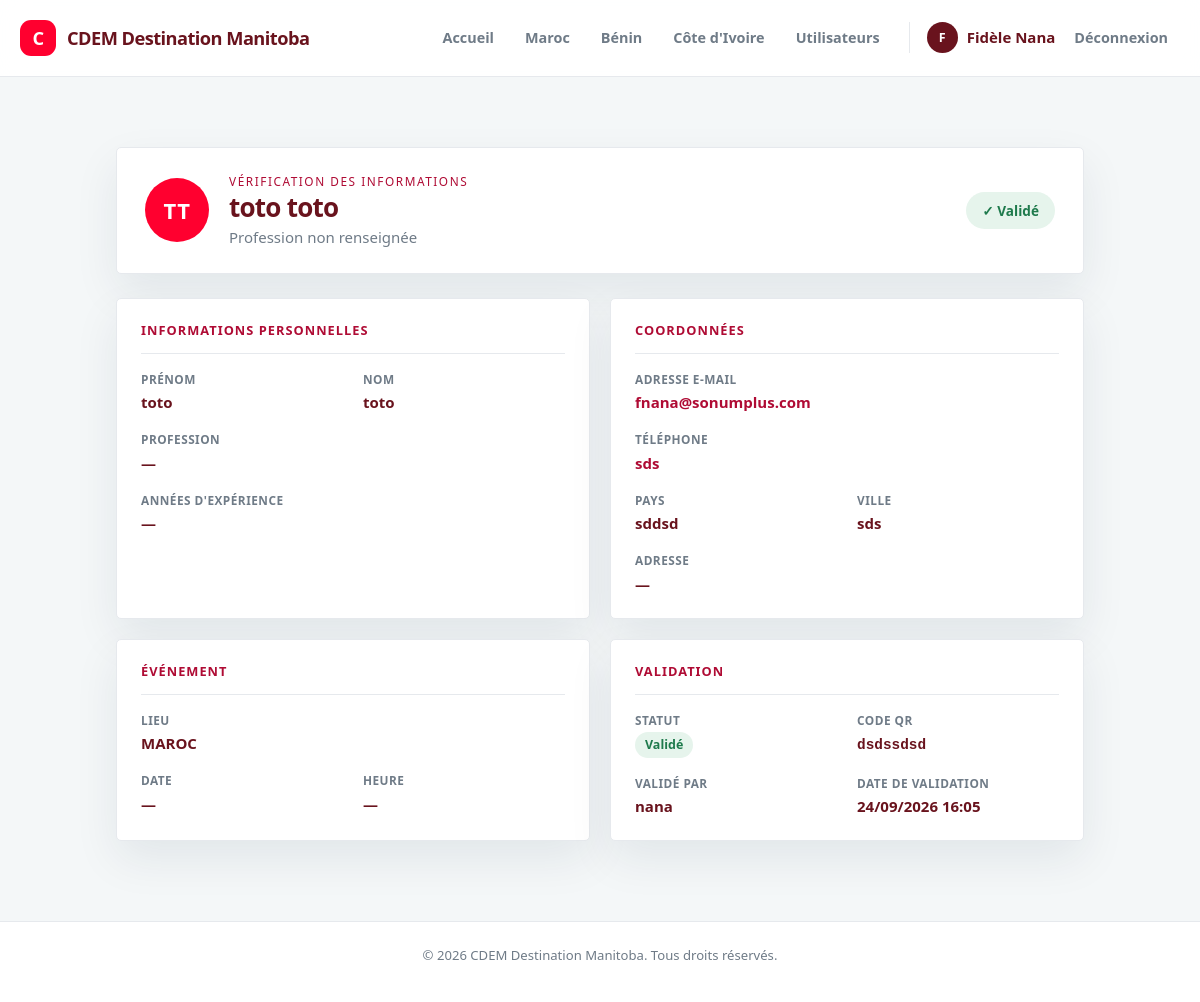
/client/details/2 (signed in), run on the app's committed database.
### accounts/models.py (models this page shows)
class CustomUser(AbstractUser):
    profil = models.CharField(max_length=50, blank=True, null=True)

### client/models.py (models this page shows, shortened)
class Client(models.Model):
    first_name = models.CharField(max_length=50)
    last_name = models.CharField(max_length=50)
    email = models.EmailField(blank=True, null=True)
    phone = models.CharField(blank=True, null=True, max_length=50)
    country = models.CharField(blank=True, null=True, max_length=50)
    city = models.CharField(blank=True, null=True, max_length=50)
    occupation = models.CharField(blank=True, null=True, max_length=500)
    address = models.CharField(blank=True, null=True, max_length=500)
    event_location = models.CharField(blank=True, null=True, max_length=100)
    event_date = models.DateField(blank=True, null=True)
    event_time = models.TimeField(blank=True, null=True)
    validated=models.BooleanField(default=False)
    validation_datetime = models.DateTimeField(blank=True, null=True)
    valided_by = models.CharField(blank=True, null=True, max_length=50)
    qrcode = models.CharField(blank=True, null=True, max_length=50)
    year_of_experience=models.CharField(blank=True, null=True, max_length=50)

### client/views.py (the view)
# urls.py: path("details/<int:pk>", views.details, name="details"),
def details(request,pk):
    if request.user.is_authenticated:
        try:
            client=Client.objects.get(pk=pk)
            context = {'client':client}
            return render(request, 'client/details.html', context)
        except Client.DoesNotExist:
            context = {'client':None}
            return redirect('list')
    return redirect('home')

### templates/client/details.html (shortened to what this page needs)
{% extends 'home/base.html' %}
{% block content %}
<main class="verification">
    <header class="verification__header">
        <div class="avatar">{{ client.first_name|first|upper }}{{ client.last_name|first|upper }}
        </div>
        <div class="identity">
            <p class="identity__label">Vérification des informations</p>
            <h1 class="identity__name">{{ client.first_name }} {{ client.last_name }}</h1>
            <p class="identity__sub">{{ client.occupation|default:"Profession non renseignée" }}</p>
        </div>
        {% if client.validated %}
            <span class="badge badge--valid">&#10003; Validé</span>
        {% else %}
            <span class="badge badge--pending">&#9679; En attente</span>
        {% endif %}
    </header>
    <div class="verification__grid">
        <section class="card">
            <h2 class="card__title">Informations personnelles</h2>
            <dl class="fields">
                <div class="field">
                    <dt>Prénom</dt>
                    <dd>{{ client.first_name }}</dd>
                </div>
                <div class="field">
                    <dt>Nom</dt>
                    <dd>{{ client.last_name }}</dd>
                </div>
                <div class="field field--full">
                    <dt>Profession</dt>
                    <dd>{{ client.occupation|default:"—" }}</dd>
                </div>
                <div class="field field--full">
                    <dt>Années d'expérience</dt>
                    <dd>{{ client.year_of_experience|default:"—" }}</dd>
                </div>
            </dl>
        </section>
        <section class="card">
            <h2 class="card__title">Coordonnées</h2>
            <dl class="fields">
                <div class="field field--full">
                    <dt>Adresse e-mail</dt>
                    <dd>
                        {% if client.email %}
                            <a href="mailto:{{ client.email }}">{{ client.email }}</a>
                        {% else %}—{% endif %}
                    </dd>
                </div>
                <div class="field field--full">
                    <dt>Téléphone</dt>
                    <dd>
                        {% if client.phone %}
                            <a href="tel:{{ client.phone }}">{{ client.phone }}</a>
                        {% else %}—{% endif %}
                    </dd>
                </div>
                <div class="field">
                    <dt>Pays</dt>
                    <dd>{{ client.country|default:"—" }}</dd>
                </div>
                <div class="field">
                    <dt>Ville</dt>
                    <dd>{{ client.city|default:"—" }}</dd>
                </div>
                <div class="field field--full">
                    <dt>Adresse</dt>
                    <dd>{{ client.address|default:"—" }}</dd>
                </div>
            </dl>
        </section>
        <section class="card">
            <h2 class="card__title">Événement</h2>
            <dl class="fields">
                <div class="field field--full">
                    <dt>Lieu</dt>
                    <dd>{{ client.event_location|default:"—" }}</dd>
                </div>
                <div class="field">
                    <dt>Date</dt>
                    <dd>{% if client.event_date %}{{ client.event_date|date:"d/m/Y" }}{% else %}—{% endif %}</dd>
                </div>
                <div class="field">
                    <dt>Heure</dt>
                    <dd>{% if client.event_time %}{{ client.event_time|time:"H:i" }}{% else %}—{% endif %}</dd>
                </div>
            </dl>
        </section>
        <section class="card">
            <h2 class="card__title">Validation</h2>
            <dl class="fields">
                <div class="field">
                    <dt>Statut</dt>
                    <dd>
                        {% if client.validated %}
                            <span class="status status--valid">Validé</span>
                        {% else %}
                            <span class="status status--pending">Non validé</span>
                        {% endif %}
                    </dd>
                </div>
                <div class="field">
                    <dt>Code QR</dt>
                    <dd class="mono">{{ client.qrcode|default:"—" }}</dd>
                </div>
                <div class="field">
                    <dt>Validé par</dt>
                    <dd>{{ client.valided_by|default:"—" }}</dd>
                </div>
                <div class="field">
                    <dt>Date de validation</dt>
                    <dd>{% if client.validation_datetime %}{{ client.validation_datetime|date:"d/m/Y H:i" }}{% else %}—{% endif %}</dd>
                </div>
            </dl>
        </section>
    </div>
</main>
    {% endblock %}

### templates/home/navbar.html (shortened to what this page needs)
<nav class="nav-shell" aria-label="Navigation principale">
  <a class="brand" href="{% url 'home' %}"><span class="brand-mark">C</span>CDEM Destination Manitoba</a>
  <div class="nav-links" data-nav-links>
    <a class="nav-link" href="{% url 'home' %}">Accueil</a>
      {% if user.is_authenticated %}
        <a class="nav-link" href="{% url 'list' 'MAROC' %}">Maroc</a>
        <a class="nav-link" href="{% url 'list' 'BENIN' %}">Bénin</a>
        <a class="nav-link" href="{% url 'list' "COTE D'IVOIRE" %}">Côte d'Ivoire</a>
        <a class="nav-link" href="{% url 'list_accounts' %}">Utilisateurs</a>
        <a class="nav-user" href="#">
          <span class="avatar">{{ user.first_name|first|default:user.username|first|upper }}</span>
          <span>{{ user.first_name|default:user.username }} {{ user.last_name|default:user.username }}</span>
        </a>
        <a class="nav-link" href="{% url 'logout' %}">Déconnexion</a>
      {% else %}
        <a class="btn btn-primary btn-small" href="{% url 'login' %}">Connexion</a>
      {% endif %}
  </div>
</nav>

### data on the page
CustomUser: first_name|first "F", first_name "Fidèle", last_name "Nana"
Client: first_name|first "T", last_name|first "T", first_name "toto", last_name "toto", occupation "Profession non renseignée", occupation "—", year_of_experience "—", email "fnana@sonumplus.com", phone "sds", country "sddsd", city "sds", address "—", event_location "MAROC", qrcode "dsdssdsd", valided_by "nana", validation_datetime "24/09/2026 16:05"
